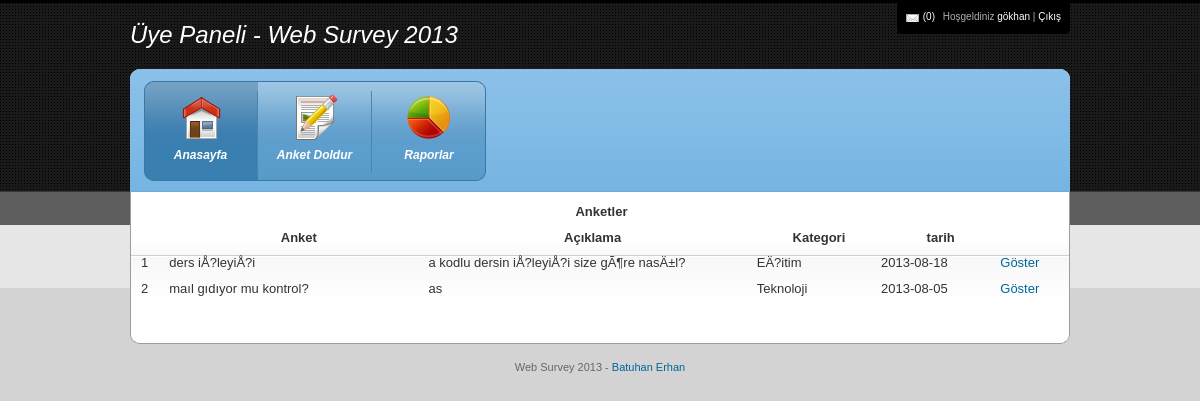
Screenshot of /uindex.php?s=rapor (signed in) with the database file from the repository.
### tables this page shows
CREATE TABLE IF NOT EXISTS `uyelik` (
  `id` int(11) NOT NULL AUTO_INCREMENT,
  `adi_soyadi` varchar(255) NOT NULL,
  `numara` int(11) NOT NULL,
  `bolum_id` int(11) NOT NULL,
  `yas` int(11) NOT NULL,
  `mail` varchar(255) NOT NULL,
  `sifre` varchar(255) NOT NULL,
  `onay` int(11) NOT NULL DEFAULT '0',
  `danisman_id` int(11) NOT NULL,
  PRIMARY KEY (`id`)
);

CREATE TABLE IF NOT EXISTS `anket` (
  `id` int(11) NOT NULL AUTO_INCREMENT,
  `anket` varchar(255) NOT NULL,
  `aciklama` text NOT NULL,
  `kategori_id` int(11) NOT NULL,
  `tarih` date NOT NULL,
  `anketor_id` int(11) NOT NULL,
  PRIMARY KEY (`id`)
);

CREATE TABLE IF NOT EXISTS `kategori` (
  `id` int(11) NOT NULL AUTO_INCREMENT,
  `kategori` varchar(255) NOT NULL,
  PRIMARY KEY (`id`)
);

### rapor.php (the view, shortened to what this page needs)
<?php
if($_GET["id"]){
	$a_al = mysql_fetch_assoc(mysql_query("SELECT * FROM anket where id='$_GET[id]'"));
?>
<style type="text/css">
.s {
	text-align: left;
}
.s {
	text-align: left;
}
</style>
<script type="text/javascript">
// Popup window code
function newPopup(url) {
	popupWindow = window.open(
		url,'popUpWindow','height=500,width=550,left=10,top=10,resizable=yes,scrollbars=yes,toolbar=yes,menubar=no,location=no,directories=no,status=yes')
}
</script>
<center>
<p><br><br>
<table width="221" border="1">
  <tr>
    <td width="19"></td>
    <td width="96"><b><?=$a_al["adi"];?></b></td>
    <td></td>
    </tr>
<?php
$sor = mysql_query("select * from sorular where anket_id='".$_GET["id"]."'");
while ($listele = mysql_fetch_array($sor)) {
	$i++;
?>
<tr>
<td><?=$i;?></td>
<td><?=$listele["soru"];?></td>
    <td><a href="JavaScript:newPopup('sonuc.php?id=<?=$listele["id"]?>');">Göster</a></td>
    </tr>
<?
}
?>
</table>
<?php
}else{
?><center>
<table width="921" height="102" border="1">
  <tr>
  <th colspan="6" scope="col">Anketler</th>
  </tr>
  <tr class="s">
  <th width="27" scope="col"></th>
    <th width="248" class="s" scope="col">Anket</th>
    <th width="314" class="s" scope="col">Açıklama</th>
    <th width="119" class="s" scope="col">Kategori</th>
    <th width="114" class="s" scope="col">tarih</th>
    <th width="59" scope="col">&nbsp;</th>
    </tr>
<?php
$sor = mysql_query("select * from anket where anketor_id='".$u_al["danisman_id"]."'");
while ($listele = mysql_fetch_array($sor)) {
		$list = mysql_fetch_assoc(mysql_query("select * from kategori where id=".$listele["kategori_id"].""));
	$i++;
?>
   <tr>
  	<td class="s"><?=$i;?></td>
    <td class="s"><?=$listele["anket"];?></td>
    <td class="s"><?=$listele["aciklama"];?></td>
    <td class="s"><?=$list["kategori"];?></td>
    <td class="s"><?=$listele["tarih"];?></td>
    <td><a href="uindex.php?s=rapor&id=<?=$listele["id"];?>">Göster</a></td>
    <?php
  }
   ?>
</table></center>
<?php
}
?>

### uindex.php (shortened to what this page needs)
<?php
	if($_SESSION["u_id"]){
	$u_al = mysql_fetch_assoc(mysql_query("SELECT * FROM uyelik where id='$_SESSION[u_id]'"));
	$mesaj = mysql_fetch_assoc(mysql_query("SELECT COUNT(*) as say FROM umesaj where kime='$_SESSION[u_id]'"));
?>
<!DOCTYPE html PUBLIC "-//W3C//DTD XHTML 1.0 Transitional//EN" "http://www.w3.org/TR/xhtml1/DTD/xhtml1-transitional.dtd">
<html xmlns="http://www.w3.org/1999/xhtml">
<head>
<link rel="stylesheet" type="text/css" href="css/960.css" />
<link rel="stylesheet" type="text/css" href="css/reset.css" />
<link rel="stylesheet" type="text/css" href="css/text.css" />
<link rel="stylesheet" type="text/css" href="css/blue.css" />
<link type="text/css" href="css/smoothness/ui.css" rel="stylesheet" />
</head>
<body>
<div class="container_16" id="wrapper">
	<div class="grid_8" id="logo">Üye Paneli - Web Survey 2013</div>
    <div class="grid_8">
      <div id="user_tools"><span><a href="uindex.php?s=umesaj&id=<?=$u_al["id"]?>" class="mail">(<?=$mesaj["say"];?>)</a> Hoşgeldiniz <a href="uindex.php?s=uyeduzenle&id=<?=$u_al["id"]?>"><?php echo $u_al["adi_soyadi"]; ?></a> |  <a href="uindex.php?s=cikis&u=1">Çıkış</a></span></div>
    </div>
<div class="grid_16" id="header">
<div id="menu">
	<ul class="group" id="menu_group_main">
		<li class="item first" id="one"><a href="uindex.php" class="main current"><span class="outer"><span class="inner dashboard">Anasayfa</span></span></a></li>
        <li class="item middle" id="two"><a href="uindex.php?s=anketdoldur" class="main"><span class="outer"><span class="inner content">Anket Doldur</span></span></a></li>
        <li class="item last" id="three"><a href="uindex.php?s=rapor"><span class="outer"><span class="inner reports png">Raporlar</span></span></a></li>
    </ul>
</div>
</div>
    <div class="grid_16" id="content">
    <div id="portlets">
    <?php
			if($_GET["s"]=="cikis"){
				include("cikis.php");
			}else if($_GET["s"]=="uyeduzenle"){
				include("uyeduzenle.php");
			}else if($_GET["s"]=="umesaj"){
				include("umesaj.php");
			}else if($_GET["s"]=="anketdoldur"){
				include("anketdoldur.php");
			}else if($_GET["s"]=="rapor"){
				include("rapor.php");
			}else{
				include("u.php");
			}
					?>
   </div>
  </div>
</div>
<div class="container_16" id="footer">
Web Survey 2013 - <a href="#">Batuhan Erhan</a></div>
</body>
</html>
<?php
	}
?>

### css/960.css (style rules this page uses)
.container_12,.container_16 { margin-left:auto;margin-right:auto;width:960px }
.grid_1,.grid_2,.grid_3,.grid_4,.grid_5,.grid_6,.grid_7,.grid_8,.grid_9,.grid_10,.grid_11,.grid_12,.grid_13,.grid_14,.grid_15,.grid_16 { display:inline;float:left;margin-left:10px;margin-right:10px }
.container_12 .grid_6,.container_16 .grid_8 { width:460px }
.container_12 .grid_12,.container_16 .grid_16 { width:940px }

### css/text.css (style rules this page uses)
body { font:13px/1.5 "Trebuchet MS", Arial, Helvetica, sans-serif }
ul { list-style:disc }
li { margin-left:0px }
p,dl,hr,h1,h2,h3,h4,h5,h6,ol,ul,pre,table,address,fieldset { margin-bottom:20px }

### css/blue.css (style rules this page uses)
body { background:url(../images/bg.gif) repeat-x left top #d4d3d3; font-family:"Trebuchet MS", Arial, Helvetica, sans-serif; font-size: 13px; color: #333; }
a, a:active, a:link, a:visited { text-decoration:none; color: #069; }
#logo { font-size:24px; font-style:italic; font-weight:normal; color:white; line-height:69px; }
#header { background:url(../images/bg_header_blue.gif) left top no-repeat; height:123px; }
#content { background:url(../images/bg_content.gif) left top repeat-x #FFFFFF; width:938px !important; border-left:1px solid #9c9c9c; border-right:1px solid #9c9c9c; padding: 10px 0px; }
#wrapper { padding-bottom:10px !important; background:url(../images/bg_content_bottom.gif) center bottom no-repeat; }
#footer { text-align:center; padding:15px 0px; color: #666; font-size:11px; }
#user_tools { background:url(../images/bg_usertools_right.gif) right top no-repeat; height:34px; padding-right:9px; float:right; }
#user_tools span { background:url(../images/bg_usertools_left.gif) left top no-repeat #000000; height:34px; padding-left:9px; line-height: 34px; font-size:10px; color: #b0b0b0; display:block; float:right; }
#user_tools a { color: #FFF; text-decoration:none; }
#user_tools a.mail { background: url(../images/icon_mail_small.gif) left 2px no-repeat; padding-left:17px; margin-right:5px; }
#menu { float: left; }
#menu ul.group { margin: 12px 0px 0px 14px; padding: 0px 0px 0px; list-style: none; float: left; z-index:4; }
#menu ul.group li { display: inline; float: left; position: static; z-index: 5; margin-left:0px !important; }
#menu ul.group li a { display: block; float: left; height: 100px; width: 114px; overflow:hidden; font-size: 12px; font-weight: bold; font-style: italic; color: white; text-decoration:none; text-align:center; z-index:6; }
#menu ul.group li a * { cursor: pointer; }
#menu ul.group li a span.outer { display: block; height: 90px; padding-top: 10px }
#menu ul.group li a span.inner { display: block; padding: 55px 10px 9px 10px; white-space: nowrap; background-repeat: no-repeat; background-position: 50% 3px; }
#menu ul.group li a { background:url('../images/navigation_background_blue.gif') repeat-x top left; }
#menu ul.group li.first a { background:url('../images/navigation_first_blue.gif') no-repeat top left; }
#menu ul.group li.last a { background:url('../images/navigation_last_blue.gif') no-repeat top right; }
#menu ul.group li.last a span.inner { border: none !important; }
#menu ul.group li a:hover, #menu ul.group li a.hover { background-position: bottom left; text-decoration: none; }
#menu ul.group li.last a:hover, #menu ul.group li.last a.hover { background-position: bottom right; }
#menu ul.group li a.current { background-position: bottom left; text-decoration: none; }
#menu ul.group li.first a.current { background-position: bottom left; }
#menu ul.group li a span.inner { border-right: 1px solid #4985b2; }
#menu .dashboard { background-image: url(../images/icon_dashboard.png); background-repeat: no-repeat; }
#menu .content { background-image: url(../images/icon_edit.png); background-repeat: no-repeat; }
#menu .reports { background-image: url(../images/icon_reports.png); background-repeat: no-repeat; }
#portlets { padding:0px 10px; }

### rows the page displays
uyelik: adi_soyadi "gökhan"
anket: anket "ders iÅ?leyiÅ?i", aciklama "a kodlu dersin iÅ?leyiÅ?i size gÃ¶re nasÄ±l?", kategori.kategori "EÄ?itim", tarih "2013-08-18"
anket: anket "maıl gıdıyor mu kontrol?", aciklama "as", kategori.kategori "Teknoloji", tarih "2013-08-05"

### other values shown
$mesaj["say"] "0"
